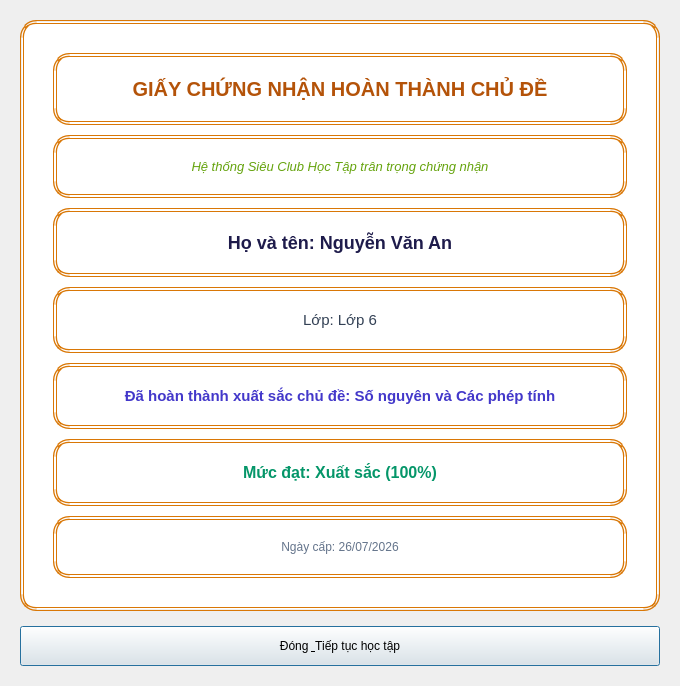
<?xml version="1.0" encoding="UTF-8"?>
<ui version="4.0">
 <class>HopThoaiChungNhanUI</class>
 <widget class="QDialog" name="HopThoaiChungNhanUI">
  <property name="geometry">
   <rect>
    <x>0</x>
    <y>0</y>
    <width>680</width>
    <height>520</height>
   </rect>
  </property>
  <property name="windowTitle">
   <string>GIẤY CHỨNG NHẬN HOÀN THÀNH CHỦ ĐỀ - SIÊU CLUB HỌC TẬP</string>
  </property>
  <layout class="QVBoxLayout" name="verticalLayoutMain">
   <property name="spacing">
    <number>15</number>
   </property>
   <property name="leftMargin">
    <number>20</number>
   </property>
   <property name="topMargin">
    <number>20</number>
   </property>
   <property name="rightMargin">
    <number>20</number>
   </property>
   <property name="bottomMargin">
    <number>20</number>
   </property>
   <item>
    <widget class="QFrame" name="frameCert">
     <property name="styleSheet">
      <string notr="true">background-color: #FFFFFF; border: 4px double #D97706; border-radius: 16px; padding: 20px;</string>
     </property>
     <layout class="QVBoxLayout" name="verticalLayoutCert">
      <property name="spacing">
       <number>10</number>
      </property>
      <item>
       <widget class="QLabel" name="lblTitleCert">
        <property name="text">
         <string>GIẤY CHỨNG NHẬN HOÀN THÀNH CHỦ ĐỀ</string>
        </property>
        <property name="alignment">
         <set>Qt::AlignCenter</set>
        </property>
        <property name="styleSheet">
         <string notr="true">font-size: 20px; font-weight: bold; color: #B45309;</string>
        </property>
       </widget>
      </item>
      <item>
       <widget class="QLabel" name="lblSubCert">
        <property name="text">
         <string>Hệ thống Siêu Club Học Tập trân trọng chứng nhận</string>
        </property>
        <property name="alignment">
         <set>Qt::AlignCenter</set>
        </property>
        <property name="styleSheet">
         <string notr="true">font-size: 13px; color: #65A30D; font-style: italic;</string>
        </property>
       </widget>
      </item>
      <item>
       <widget class="QLabel" name="lblTen">
        <property name="text">
         <string>Họ và tên: Nguyễn Văn An</string>
        </property>
        <property name="alignment">
         <set>Qt::AlignCenter</set>
        </property>
        <property name="styleSheet">
         <string notr="true">font-size: 18px; font-weight: bold; color: #1E1B4B;</string>
        </property>
       </widget>
      </item>
      <item>
       <widget class="QLabel" name="lblLop">
        <property name="text">
         <string>Lớp: Lớp 6</string>
        </property>
        <property name="alignment">
         <set>Qt::AlignCenter</set>
        </property>
        <property name="styleSheet">
         <string notr="true">font-size: 15px; color: #334155;</string>
        </property>
       </widget>
      </item>
      <item>
       <widget class="QLabel" name="lblChuDe">
        <property name="text">
         <string>Đã hoàn thành xuất sắc chủ đề: Số nguyên và Các phép tính</string>
        </property>
        <property name="alignment">
         <set>Qt::AlignCenter</set>
        </property>
        <property name="wordWrap">
         <bool>true</bool>
        </property>
        <property name="styleSheet">
         <string notr="true">font-size: 15px; color: #4338CA; font-weight: bold;</string>
        </property>
       </widget>
      </item>
      <item>
       <widget class="QLabel" name="lblMucDat">
        <property name="text">
         <string>Mức đạt: Xuất sắc (100%)</string>
        </property>
        <property name="alignment">
         <set>Qt::AlignCenter</set>
        </property>
        <property name="styleSheet">
         <string notr="true">font-size: 16px; font-weight: bold; color: #059669;</string>
        </property>
       </widget>
      </item>
      <item>
       <widget class="QLabel" name="lblNgayCap">
        <property name="text">
         <string>Ngày cấp: 26/07/2026</string>
        </property>
        <property name="alignment">
         <set>Qt::AlignCenter</set>
        </property>
        <property name="styleSheet">
         <string notr="true">font-size: 12px; color: #64748B;</string>
        </property>
       </widget>
      </item>
     </layout>
    </widget>
   </item>
   <item>
    <layout class="QHBoxLayout" name="horizontalLayoutBtns">
     <item>
      <widget class="QPushButton" name="btnDong">
       <property name="text">
        <string>Đóng &amp; Tiếp tục học tập</string>
       </property>
       <property name="minimumSize">
        <size>
         <width>0</width>
         <height>40</height>
        </size>
       </property>
      </widget>
     </item>
    </layout>
   </item>
  </layout>
 </widget>
 <resources/>
 <connections/>
</ui>
